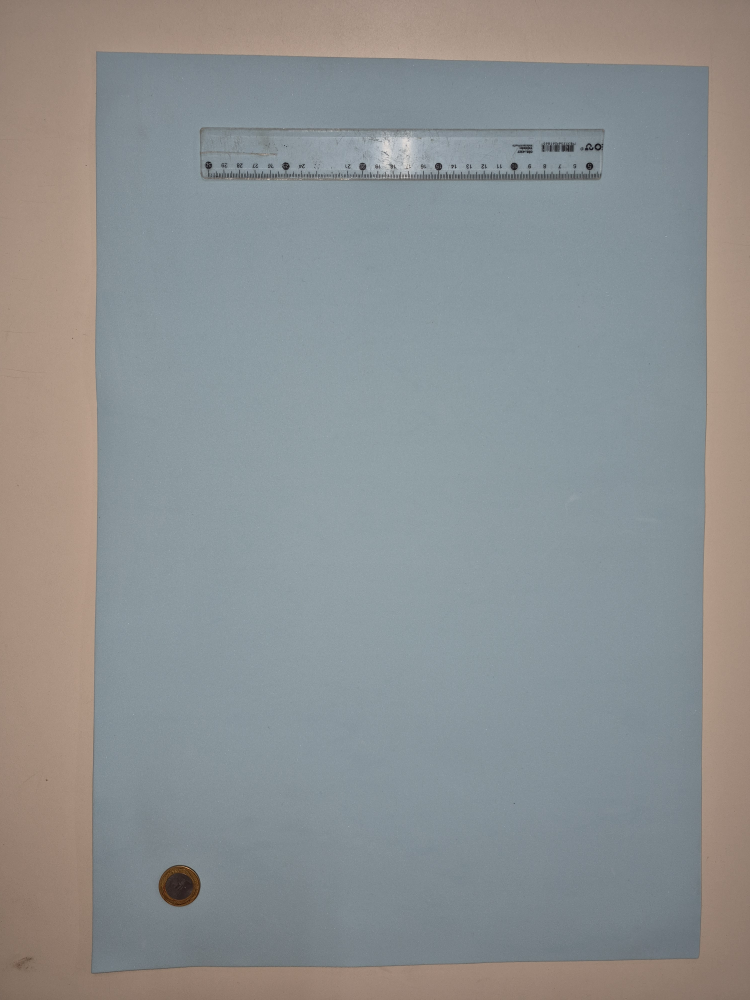
#> input picture dataset_original/AZUL/20260908_085924.jpg, 3000 x 4000 px (shown at 1/4 size); its folder holds only this picture in this run
$ python extrair_metricas.py
#> lines starting #> are read from the running program, lines starting #| are printed output that depends on the picture; after the words box and inside, x2 and y2 are one past the last pixel; in counts of white or black regions, pixels touching at a corner belong together
# modulo para extracao das metricas das imagens
# feito por pedro davi (analista de estatistica)
# usando as tecnicas basicas das aulas de pdi:
# ruido do sensor e dispersao (aula 1 e 2)
# relacao sinal-ruido snr (aula 2)
# resolucao espacial e erro dimensional (aula 3 e 4)
# diferenca de cor delta e cielab cie76 (aula 5 slide 59)

import os
import cv2
import numpy as np
import pandas as pd

# diametro real da moeda em milimetros (27 mm)
diametro_real_mm = 27.0

def extrair_metricas_imagem(caminho_imagem, cor_fundo):
    # le a foto colorida original usando opencv da aula 2
#> called with cor_fundo = 'azul'
    img = cv2.imread(caminho_imagem)
#> img is the input picture: shape (4000, 3000, 3); mean B, G, R 145.2, 144.3, 140.8
    if img is None:
        return None

    h_orig, w_orig = img.shape[:2]
#> h_orig = 4000; w_orig = 3000

    # ajusta orientacao se estiver na horizontal
    if w_orig > h_orig:
        img = cv2.rotate(img, cv2.ROTATE_90_CLOCKWISE)

    h, w = img.shape[:2]
#> h = 4000; w = 3000

    # 1. medicao do ruido no fundo homogêneo de eva (aula 1 e 2)
    # pegamos uma regiao de interesse (roi) central de 600x600 pixels
    centro_y, centro_x = h // 2, w // 2
#> centro_y = 2000; centro_x = 1500
    raio_roi = 300
    roi_fundo = img[centro_y - raio_roi : centro_y + raio_roi, centro_x - raio_roi : centro_x + raio_roi]
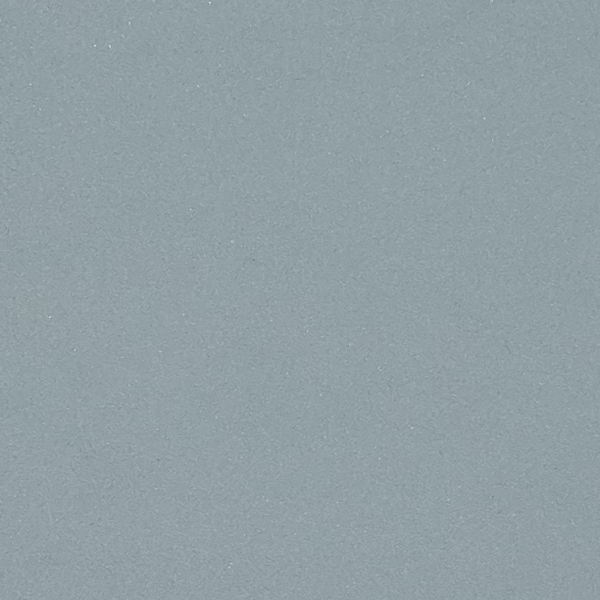
#> roi_fundo: shape (600, 600, 3); mean B, G, R 164.8, 159.4, 145.2

    # converte para escala de cinza para medir a intensidade do sinal
    roi_cinza = cv2.cvtColor(roi_fundo, cv2.COLOR_BGR2GRAY)

    # calcula o desvio padrao sigma (ruido do sensor na aquisicao)
    ruido_std = float(np.std(roi_cinza))
#> ruido_std = 3.76

    # media de brilho do fundo
    media_fundo = float(np.mean(roi_cinza))
#> media_fundo = 155.8

    # snr local do fundo (razao sinal-ruido da aula 2: media dividida pelo desvio)
    snr_fundo = float(media_fundo / (ruido_std + 1e-6))
#> snr_fundo = 41.41

    # psnr considerando valor maximo de 8 bits (255)
    psnr_estimado = float(10.0 * np.log10((255.0 ** 2) / ((ruido_std ** 2) + 1e-6)))
#> psnr_estimado = 36.62

    # 2. medicao dimensional da moeda com tecnicas basicas da aula 2 e 4
    cinza = cv2.cvtColor(img, cv2.COLOR_BGR2GRAY)
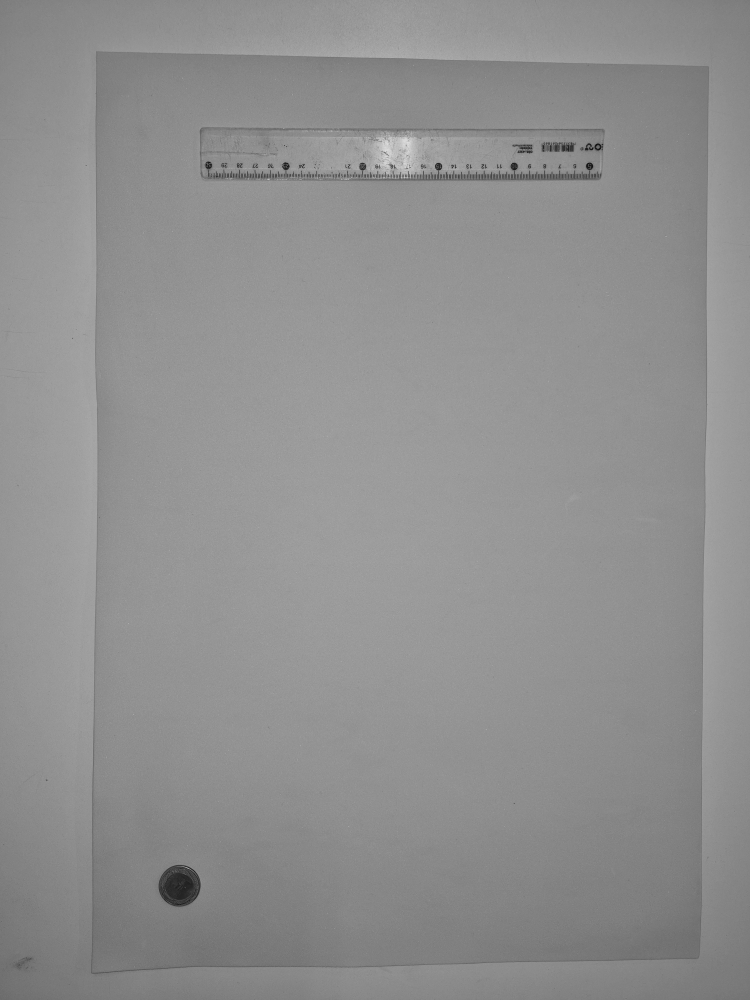
#> cinza: shape (4000, 3000) (shown at 1/4 size); min 0, max 254, mean 143.3
    mascara = (cinza < 85).astype(np.uint8) * 255
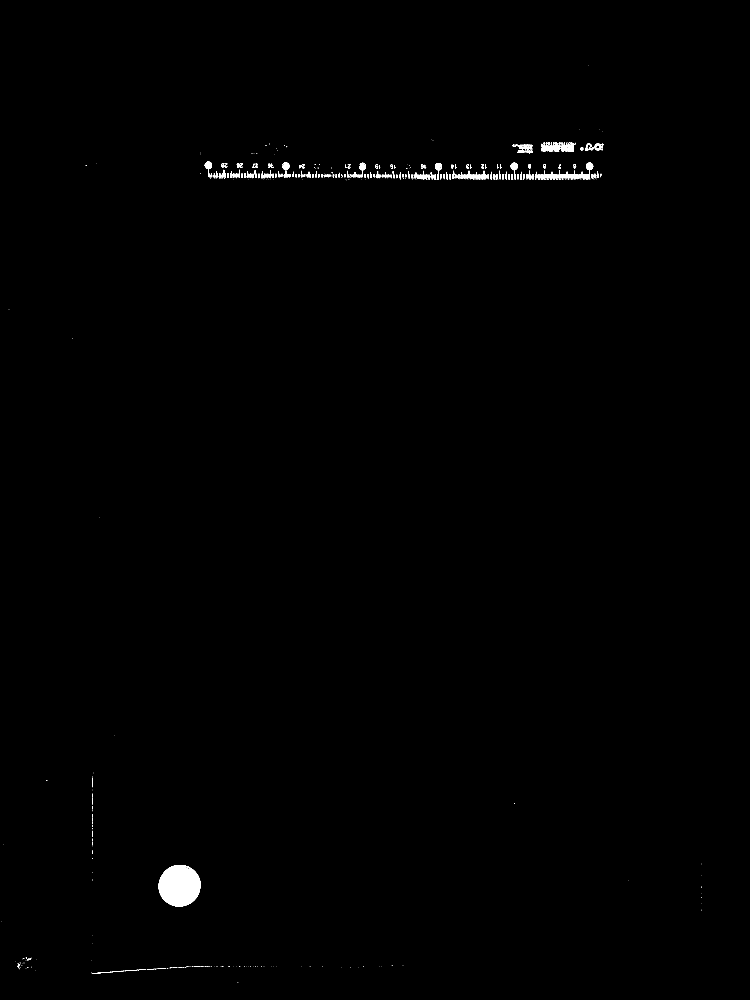
#> mascara: shape (4000, 3000) (shown at 1/4 size); 0.35% white; 636 white regions (301 under 20 px), largest, box (x1, y1, x2, y2) and area: (635, 3460, 803, 3626) 20602, (2043, 651, 2071, 681) 612, (2344, 651, 2373, 680) 590

    # busca simples da regiao da moeda
    passo = 80
    tam_bloco = 250
    melhor_bloco = None
    max_pixels = 0

    for y in range(0, h - tam_bloco, passo):
        for x in range(0, w - tam_bloco, passo):
            qtd = np.count_nonzero(mascara[y:y+tam_bloco, x:x+tam_bloco])
            if qtd > max_pixels:
                max_pixels = qtd
                melhor_bloco = (y, x)
#> after the loop, max_pixels = 20602; melhor_bloco = (3440, 560)

    if melhor_bloco is not None and max_pixels > 5000:
        by, bx = melhor_bloco
#> by = 3440; bx = 560
        roi_bloco = mascara[by:by+tam_bloco, bx:bx+tam_bloco]
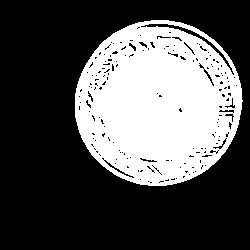
#> roi_bloco: shape (250, 250); 33% white; 1 white region, box (x1, y1, x2, y2) and area: (75, 20, 243, 186) 20602
        ys, xs = np.where(roi_bloco == 255)
        cy_roi = int(np.mean(ys))
#> cy_roi = 103
        cx_roi = int(np.mean(xs))
#> cx_roi = 157

        y1 = max(0, by + cy_roi - 100)
#> y1 = 3443
        y2 = min(h, by + cy_roi + 100)
#> y2 = 3643
        x1 = max(0, bx + cx_roi - 100)
#> x1 = 617
        x2 = min(w, bx + cx_roi + 100)
#> x2 = 817

        roi_moeda = mascara[y1:y2, x1:x2]
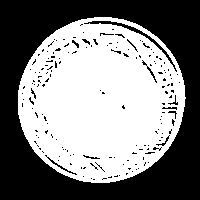
#> roi_moeda: shape (200, 200); 51.5% white; 171 black regions (158 under 20 px), largest, box (x1, y1, x2, y2) and area: (0, 0, 200, 200) 18164, (84, 21, 177, 72) 301, (45, 155, 77, 175) 60
        area_moeda = np.count_nonzero(roi_moeda == 255)
#> area_moeda = 20602

        # diametro pela formula geometrica basica d = 2 * raiz(area / pi)
        diametro_px = float(2.0 * np.sqrt(area_moeda / np.pi))
#> diametro_px = 162

        # centro absoluto da moeda
        centro_moeda_x = int(x1 + cx_roi)
#> centro_moeda_x = 774
        centro_moeda_y = int(y1 + cy_roi)
#> centro_moeda_y = 3546

        # escala nominal aproximada do experimento a 45 cm (~60.5 px/cm -> 6.05 px/mm)
        # erro dimensional relativo percentual em relacao aos 27 mm nominais
        diametro_medido_mm = float(diametro_px / 6.02)
#> diametro_medido_mm = 26.9
        erro_dimensional_relativo = float(abs(diametro_medido_mm - diametro_real_mm) / diametro_real_mm * 100.0)
#> erro_dimensional_relativo = 0.356

        # 3. fidelidade de cor no centro do miolo metalico (cielab da aula 5 slide 59)
        # pega uma pequena regiao circular de raio 25 pixels no centro do miolo
        img_lab = cv2.cvtColor(img, cv2.COLOR_BGR2LAB)
#> img_lab: shape (4000, 3000, 3); mean of channels 0, 1, 2 152.3, 127.3, 127.2
        miolo_lab = img_lab[centro_moeda_y - 25 : centro_moeda_y + 25, centro_moeda_x - 25 : centro_moeda_x + 25]
#> miolo_lab: shape (50, 50, 3); mean of channels 0, 1, 2 56, 135.9, 141.7
        miolo_bgr = img[centro_moeda_y - 25 : centro_moeda_y + 25, centro_moeda_x - 25 : centro_moeda_x + 25]
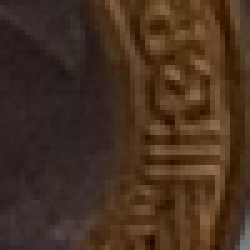
#> miolo_bgr: shape (50, 50, 3) (shown 5 times larger); mean B, G, R 32.1, 48.2, 69.9

        lab_l = float(np.mean(miolo_lab[:, :, 0]))
#> lab_l = 56.05
        lab_a = float(np.mean(miolo_lab[:, :, 1]))
#> lab_a = 135.9
        lab_b = float(np.mean(miolo_lab[:, :, 2]))
#> lab_b = 141.7

        bgr_b = float(np.mean(miolo_bgr[:, :, 0]))
#> bgr_b = 32.06
        bgr_g = float(np.mean(miolo_bgr[:, :, 1]))
#> bgr_g = 48.19
        bgr_r = float(np.mean(miolo_bgr[:, :, 2]))
#> bgr_r = 69.92

        moeda_ok = True
    else:
        diametro_px = np.nan
        diametro_medido_mm = np.nan
        erro_dimensional_relativo = np.nan
        lab_l, lab_a, lab_b = np.nan, np.nan, np.nan
        bgr_b, bgr_g, bgr_r = np.nan, np.nan, np.nan
        moeda_ok = False

    return {
        'arquivo': os.path.basename(caminho_imagem),
        'cor_fundo': cor_fundo,
        'ruido_std': ruido_std,
        'snr_fundo': snr_fundo,
        'psnr_estimado': psnr_estimado,
        'diametro_px': diametro_px,
        'diametro_medido_mm': diametro_medido_mm,
        'erro_dimensional_relativo': erro_dimensional_relativo,
        'lab_l': lab_l,
        'lab_a': lab_a,
        'lab_b': lab_b,
        'bgr_b': bgr_b,
        'bgr_g': bgr_g,
        'bgr_r': bgr_r,
        'moeda_detectada': moeda_ok
    }

def processar_dataset(pasta_raiz='dataset_original', arquivo_saida='metricas_experimento.csv'):
    pastas = {
        'AZUL': 'azul',
        'BRANCA': 'branco',
        'VERDE': 'verde'
    }

    linhas = []
    print("iniciando extracao de metricas com tecnicas de pdi...")

    for pasta_in, cor_nome in pastas.items():
        dir_cor = os.path.join(pasta_raiz, pasta_in)
        if not os.path.exists(dir_cor):
            print(f"aviso: pasta {dir_cor} nao existe")
            continue

        arquivos = sorted([f for f in os.listdir(dir_cor) if f.lower().endswith(('.jpg', '.jpeg', '.png'))])
        for arq in arquivos:
            caminho_completo = os.path.join(dir_cor, arq)
            res = extrair_metricas_imagem(caminho_completo, cor_nome)
#> res = 15 items
            if res is not None:
                linhas.append(res)
                print(f"[{cor_nome}] {arq}: ruido={res['ruido_std']:.2f}, snr={res['snr_fundo']:.2f}, diam={res['diametro_px']:.1f}px")
#| [azul] 20260908_085924.jpg: ruido=3.76, snr=41.41, diam=162.0px
#> pass 2 of the loop in processar_dataset, `for pasta_in, cor_nome in pastas.items():`:
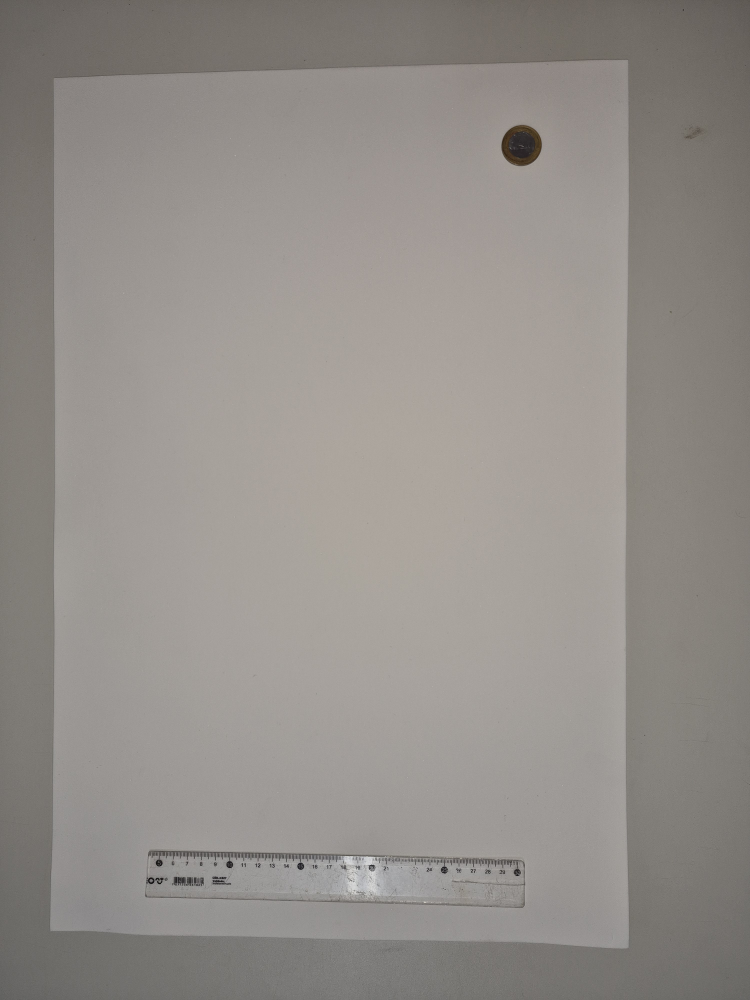
#> input picture dataset_original/BRANCA/20260908_090813.jpg, 3000 x 4000 px (shown at 1/4 size)
#> in extrair_metricas_imagem, img is the input picture: shape (4000, 3000, 3); mean B, G, R 137.8, 142.4, 147.1
#> ruido_std = 2.39
#> media_fundo = 166
#> snr_fundo = 69.57
#> psnr_estimado = 40.58
#> in extrair_metricas_imagem (call 2), `mascara = (cinza < 85).astype(np.uint8) * 255`:
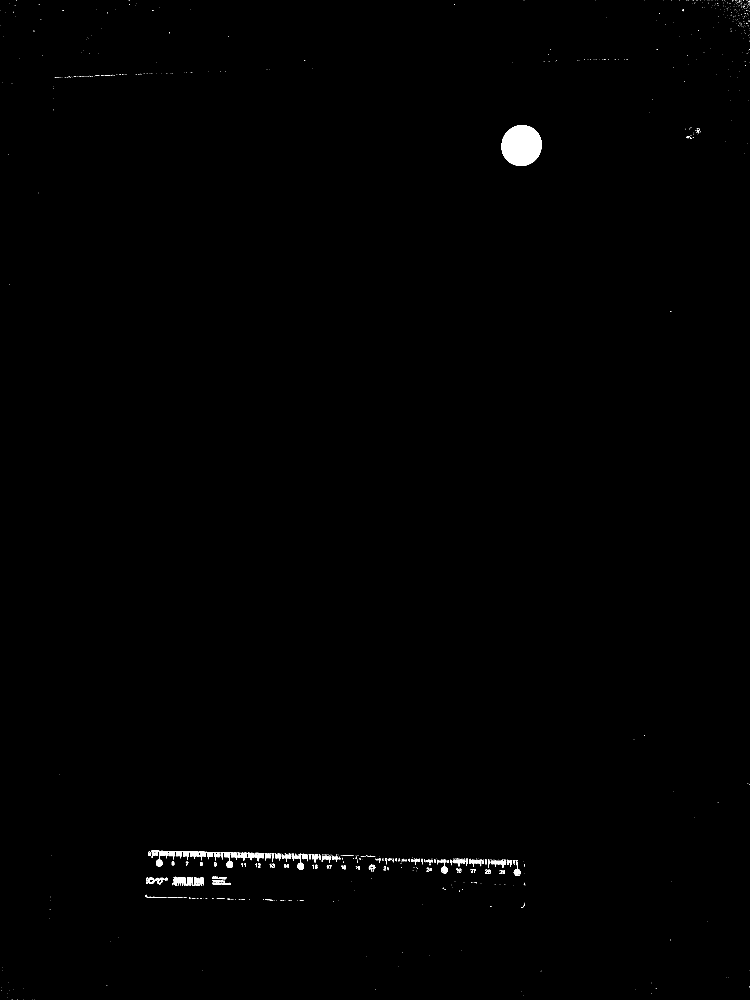
#> mascara: shape (4000, 3000) (shown at 1/4 size); 0.34% white; 1008 white regions (755 under 20 px), largest, box (x1, y1, x2, y2) and area: (2006, 500, 2167, 664) 20290, (675, 3404, 747, 3438) 611, (906, 3445, 932, 3472) 521
#> after the loop in extrair_metricas_imagem (call 2), `for y in range(0, h - tam_bloco, passo):`: max_pixels = 20290; melhor_bloco = (480, 1920)
#> by = 480; bx = 1920
#> roi_bloco: shape (250, 250); 32.5% white; 1 white region, box (x1, y1, x2, y2) and area: (86, 20, 247, 184) 20290
#> cy_roi = 101
#> cx_roi = 165
#> y1 = 481
#> y2 = 681
#> x1 = 1985
#> x2 = 2185
#> roi_moeda: shape (200, 200); 50.7% white; 32 black regions (26 under 20 px), largest, box (x1, y1, x2, y2) and area: (0, 0, 200, 200) 19407, (113, 25, 136, 34) 54, (71, 173, 88, 179) 47, (92, 99, 110, 107) 46, (55, 164, 70, 173) 37, (53, 109, 60, 114) 23
#> area_moeda = 20290
#> diametro_px = 160.7
#> centro_moeda_x = 2150
#> centro_moeda_y = 582
#> diametro_medido_mm = 26.7
#> erro_dimensional_relativo = 1.11
#> img_lab: shape (4000, 3000, 3); mean of channels 0, 1, 2 151.4, 128.8, 131.1
#> miolo_lab: shape (50, 50, 3); mean of channels 0, 1, 2 77, 131, 138.1
#> in extrair_metricas_imagem (call 2), `miolo_bgr = img[centro_moeda_y - 25 : centro_moeda_y + 25, centro_moed..`:
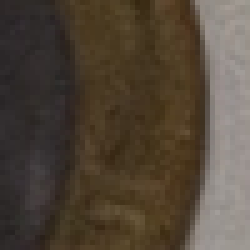
#> miolo_bgr: shape (50, 50, 3) (shown 5 times larger); mean B, G, R 57.2, 70.3, 82
#> lab_l = 77.05
#> lab_a = 131
#> lab_b = 138.1
#> bgr_b = 57.15
#> bgr_g = 70.34
#> bgr_r = 81.97
#| [branco] 20260908_090813.jpg: ruido=2.39, snr=69.57, diam=160.7px

    df = pd.DataFrame(linhas)
#> df = table of 2 rows and 15 columns

    # calcula a distancia euclidiana de cor delta e cie76 da aula 5 (slide 59)
    # delta e = raiz((l - l_ref)^2 + (a - a_ref)^2 + (b - b_ref)^2)
    # usamos a media de todas as fotos como referencia de cor neutra
    l_ref = df['lab_l'].mean()
#> l_ref = 66.55
    a_ref = df['lab_a'].mean()
#> a_ref = 133.5
    b_ref = df['lab_b'].mean()
#> b_ref = 139.9

    df['delta_e'] = np.sqrt(
        (df['lab_l'] - l_ref) ** 2 +
        (df['lab_a'] - a_ref) ** 2 +
        (df['lab_b'] - b_ref) ** 2
    )

    df.to_csv(arquivo_saida, index=False)
    print(f"\nconcluido! {len(df)} amostras salvas em {arquivo_saida}")
#| concluido! 2 amostras salvas em metricas_experimento.csv
    return df

if __name__ == '__main__':
    processar_dataset()
